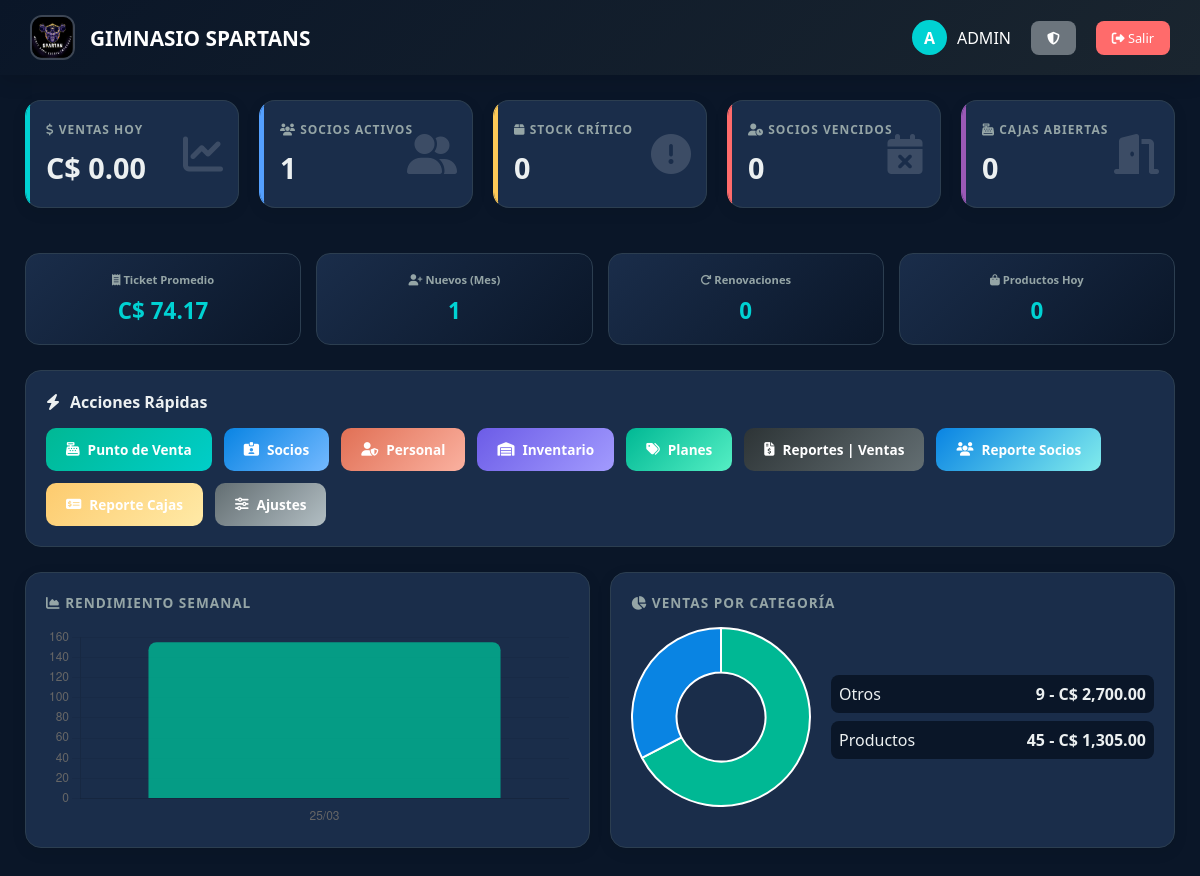
/views/dashboard.php (signed in), run on the app's committed database.
### tables this page shows
CREATE TABLE `configuracion` (
  `id` int(11) NOT NULL DEFAULT 1,
  `nombre_gym` varchar(100) DEFAULT 'GYM MA DB',
  `moneda_nombre` varchar(50) DEFAULT 'Córdoba Nicaragüense',
  `moneda_iso` varchar(3) DEFAULT 'NIO',
  `moneda_simbolo` varchar(5) DEFAULT 'C$',
  `tipo_cambio_bcn` decimal(10,4) DEFAULT 36.6243,
  `ultima_actualizacion` timestamp NOT NULL DEFAULT current_timestamp() ON UPDATE current_timestamp(),
  `direccion_gym` text DEFAULT NULL,
  `telefono_gym` varchar(20) DEFAULT NULL,
  `logo_ruta` varchar(255) DEFAULT 'logo_default.png',
  `tema` varchar(20) DEFAULT 'default',
  PRIMARY KEY (`id`)
);

### config/AppConfig.php (called while the page is built, shortened)
<?php
class AppConfig {
    private $conn;
    private $table_name = "configuracion";
    public function __construct($db) {
        $this->conn = $db;
    }
    private function asegurarColumnaTema() {
        try {
            $this->conn->exec("ALTER TABLE configuracion ADD COLUMN tema VARCHAR(20) DEFAULT 'default'");
        } catch (PDOException $e) {}
    }
    public function obtenerConfig() {
        $query = "SELECT * FROM " . $this->table_name . " WHERE id = 1 LIMIT 1";
        $stmt = $this->conn->prepare($query);
        $stmt->execute();
        $this->config_cache = $stmt->fetch(PDO::FETCH_ASSOC);
        return $this->config_cache;
    }
}

### classes/Reporte.php (called while the page is built, shortened)
<?php
class Reporte {
    private $db;
    public function __construct($db) {
        $this->db = $db;
    }
    public function getEstadisticasDashboard() {
        $stats = [];
        $stats['total_socios'] = $this->db->query("SELECT COUNT(*) as c FROM socios")->fetch(PDO::FETCH_ASSOC)['c'] ?? 0;
        $stats['socios_activos'] = $this->db->query("SELECT COUNT(*) as c FROM socios WHERE estado = 'ACTIVO'")->fetch(PDO::FETCH_ASSOC)['c'] ?? 0;
        $stats['socios_vencidos'] = $this->db->query("SELECT COUNT(*) as c FROM socios WHERE estado = 'ACTIVO' AND fecha_vencimiento < CURDATE()")->fetch(PDO::FETCH_ASSOC)['c'] ?? 0;
        $stats['ventas_hoy'] = $this->db->query("SELECT COALESCE(SUM(monto_total), 0) as t FROM ventas WHERE DATE(fecha_venta) = CURDATE() AND estado != 'ANULADO'")->fetch(PDO::FETCH_ASSOC)['t'] ?? 0;
        $stats['ventas_semana'] = $this->db->query("SELECT COALESCE(SUM(monto_total), 0) as t FROM ventas WHERE fecha_venta >= DATE_SUB(CURDATE(), INTERVAL 7 DAY) AND estado != 'ANULADO'")->fetch(PDO::FETCH_ASSOC)['t'] ?? 0;
        $stats['ventas_mes'] = $this->db->query("SELECT COALESCE(SUM(monto_total), 0) as t FROM ventas WHERE MONTH(fecha_venta) = MONTH(CURDATE()) AND YEAR(fecha_venta) = YEAR(CURDATE()) AND estado != 'ANULADO'")->fetch(PDO::FETCH_ASSOC)['t'] ?? 0;
        $stats['productos_stock'] = $this->db->query("SELECT COUNT(*) as c FROM inventario WHERE cantidad > 0")->fetch(PDO::FETCH_ASSOC)['c'] ?? 0;
        $stats['productos_bajo_stock'] = $this->db->query("SELECT COUNT(*) as c FROM inventario WHERE cantidad <= 5")->fetch(PDO::FETCH_ASSOC)['c'] ?? 0;
        $stats['caja_abierta'] = $this->db->query("SELECT COUNT(*) as c FROM cajas WHERE estado = 'ABIERTA'")->fetch(PDO::FETCH_ASSOC)['c'] ?? 0;
        return $stats;
    }
    public function getVentasPorCategoria() {
        $sql = "SELECT
                    CASE
                        WHEN tipo_item = 'MEMBRESIA' THEN 'Membresías'
                        WHEN tipo_item = 'PRODUCTO' THEN 'Productos'
                        ELSE 'Otros'
                    END as categoria,
                    COUNT(*) as cantidad,
                    SUM(monto_total) as total
                FROM ventas
                WHERE estado != 'ANULADO'
                GROUP BY categoria";
        $stmt = $this->db->prepare($sql);
        $stmt->execute();
        return $stmt->fetchAll(PDO::FETCH_ASSOC);
    }
    public function getMetricasAvanzadas() {
        $metricas = [];
        $metricas['ticket_promedio'] = $this->db->query("
            SELECT COALESCE(AVG(monto_total), 0) as promedio
            FROM ventas
            WHERE estado != 'ANULADO'
        ")->fetch(PDO::FETCH_ASSOC)['promedio'] ?? 0;
        $metricas['ventas_hoy'] = $this->db->query("
            SELECT COUNT(*) as total
            FROM ventas
            WHERE DATE(fecha_venta) = CURDATE() AND estado != 'ANULADO'
        ")->fetch(PDO::FETCH_ASSOC)['total'] ?? 0;
        $metricas['socios_nuevos_mes'] = $this->db->query("
            SELECT COUNT(*) as total
            FROM socios
            WHERE MONTH(fecha_ingreso) = MONTH(CURDATE()) AND YEAR(fecha_ingreso) = YEAR(CURDATE())
        ")->fetch(PDO::FETCH_ASSOC)['total'] ?? 0;
        $metricas['renovaciones_mes'] = $this->db->query("
            SELECT COUNT(*) as total
            FROM socios
            WHERE fecha_renovacion IS NOT NULL
            AND MONTH(fecha_renovacion) = MONTH(CURDATE())
            AND YEAR(fecha_renovacion) = YEAR(CURDATE())
        ")->fetch(PDO::FETCH_ASSOC)['total'] ?? 0;
        $metricas['productos_vendidos_hoy'] = $this->db->query("
            SELECT COALESCE(SUM(cantidad_item), 0) as total
            FROM ventas
            WHERE tipo_item = 'PRODUCTO' AND DATE(fecha_venta) = CURDATE() AND estado != 'ANULADO'
        ")->fetch(PDO::FETCH_ASSOC)['total'] ?? 0;
        return $metricas;
    }
}

### views/dashboard.php (the view, shortened to what this page needs)
<?php
require_once "../config/AppConfig.php";
require_once "../classes/Reporte.php";
$db = (new Database())->getConnection();
$config = (new AppConfig($db))->obtenerConfig();
$reporte = new Reporte($db);
$simbolo = $config['moneda_simbolo'] ?? 'C$';
$stats = $reporte->getEstadisticasDashboard();
$ventasCategoria = $reporte->getVentasPorCategoria();
$metricas = $reporte->getMetricasAvanzadas();
$q = $db->query("SELECT DATE(fecha_venta) as f, SUM(monto_total) as t FROM ventas
                 WHERE estado != 'ANULADO' AND fecha_venta >= DATE_SUB(CURDATE(), INTERVAL 7 DAY)
                 GROUP BY DATE(fecha_venta) ORDER BY f ASC");
$graf = $q->fetchAll(PDO::FETCH_ASSOC);
$fechasJs = []; $totalesJs = [];
foreach($graf as $d) {
    $fechasJs[] = date('d/m', strtotime($d['f']));
    $totalesJs[] = (float)$d['t'];
}
?>
<!DOCTYPE html>
<html lang="es">
<head>
    <link rel="stylesheet" href="../public/css/estilos.css">
    <link rel="stylesheet" href="https://cdnjs.cloudflare.com/ajax/libs/font-awesome/6.4.0/css/all.min.css">
</head>
<body>
    <header class="main-header">
        <div class="logo-section">
            <img src="../public/img/<?php echo $config['logo_ruta']; ?>" alt="Logo">
            <h1><?php echo $config['nombre_gym']; ?></h1>
        </div>
        <div class="user-section">
            <div class="user-info">
                <div class="user-avatar"><?php echo strtoupper(substr($_SESSION['usuario'], 0, 1)); ?></div>
                <span><?php echo strtoupper($_SESSION['usuario']); ?></span>
            </div>
            <a href="configurar_2fa.php" class="btn-logout" style="background: #6c757d;" title="Configurar 2FA">
                <i class="fas fa-shield-halved"></i>
            </a>
            <a href="logout.php" class="btn-logout"><i class="fas fa-sign-out-alt"></i> Salir</a>
        </div>
    </header>
    <div class="dashboard-container">
        <div class="stats-grid">
            <a href="admin/reportes.php" class="stat-card stat-ventas">
                <h4><i class="fas fa-dollar-sign"></i> Ventas Hoy</h4>
                <div class="value"><?php echo $config['moneda_simbolo']; ?> <?php echo number_format($stats['ventas_hoy'], 2); ?></div>
                <i class="fas fa-chart-line icon"></i>
            </a>
            <a href="admin/reporte_socios.php" class="stat-card stat-socios">
                <h4><i class="fas fa-users"></i> Socios Activos</h4>
                <div class="value"><?php echo $stats['socios_activos']; ?></div>
                <i class="fas fa-user-friends icon"></i>
            </a>
            <a href="admin/gestion_inventario.php" class="stat-card stat-stock">
                <h4><i class="fas fa-box"></i> Stock Crítico</h4>
                <div class="value"><?php echo $stats['productos_bajo_stock']; ?></div>
                <i class="fas fa-exclamation-circle icon"></i>
            </a>
            <a href="admin/reporte_socios.php" class="stat-card stat-vencidos">
                <h4><i class="fas fa-user-clock"></i> Socios Vencidos</h4>
                <div class="value"><?php echo $stats['socios_vencidos']; ?></div>
                <i class="fas fa-calendar-times icon"></i>
            </a>
            <a href="admin/reporte_cajas.php" class="stat-card stat-cajas">
                <h4><i class="fas fa-cash-register"></i> Cajas Abiertas</h4>
                <div class="value"><?php echo $stats['caja_abierta']; ?></div>
                <i class="fas fa-door-open icon"></i>
            </a>
        </div>
        <div class="metricas-grid">
            <div class="metrica-card">
                <h4><i class="fas fa-receipt"></i> Ticket Promedio</h4>
                <div class="value"><?php echo $config['moneda_simbolo']; ?> <?php echo number_format($metricas['ticket_promedio'], 2); ?></div>
            </div>
            <div class="metrica-card">
                <h4><i class="fas fa-user-plus"></i> Nuevos (Mes)</h4>
                <div class="value"><?php echo $metricas['socios_nuevos_mes']; ?></div>
            </div>
            <div class="metrica-card">
                <h4><i class="fas fa-redo"></i> Renovaciones</h4>
                <div class="value"><?php echo $metricas['renovaciones_mes']; ?></div>
            </div>
            <div class="metrica-card">
                <h4><i class="fas fa-shopping-bag"></i> Productos Hoy</h4>
                <div class="value"><?php echo $metricas['productos_vendidos_hoy']; ?></div>
            </div>
        </div>
        <div class="actions-section">
            <h3><i class="fas fa-bolt"></i> Acciones Rápidas</h3>
            <div class="actions-grid">
                <a href="caja/punto_venta.php" class="btn-accion" style="background: linear-gradient(135deg, #00b894 0%, #00cec9 100%);">
                    <i class="fas fa-cash-register"></i> Punto de Venta
                </a>
                <a href="caja/registro_socios.php" class="btn-accion" style="background: linear-gradient(135deg, #0984e3 0%, #74b9ff 100%);">
                    <i class="fas fa-id-card-alt"></i> Socios
                </a>
                <?php if ($_SESSION['rol'] === 'ADMIN'): ?>
                <a href="admin/gestion_usuarios.php" class="btn-accion" style="background: linear-gradient(135deg, #e17055 0%, #fab1a0 100%);">
                    <i class="fas fa-user-shield"></i> Personal
                </a>
                <a href="admin/gestion_inventario.php" class="btn-accion" style="background: linear-gradient(135deg, #6c5ce7 0%, #a29bfe 100%);">
                    <i class="fas fa-warehouse"></i> Inventario
                </a>
                <a href="admin/gestion_planes.php" class="btn-accion" style="background: linear-gradient(135deg, #00b894 0%, #55efc4 100%);">
                    <i class="fas fa-tags"></i> Planes
                </a>
                <a href="admin/reportes.php" class="btn-accion" style="background: linear-gradient(135deg, #2d3436 0%, #636e72 100%);">
                    <i class="fas fa-file-invoice-dollar"></i> Reportes | Ventas
                </a>
                <a href="admin/reporte_socios.php" class="btn-accion" style="background: linear-gradient(135deg, #0984e3 0%, #81ecec 100%);">
                    <i class="fas fa-users"></i> Reporte Socios
                </a>
                <a href="admin/reporte_cajas.php" class="btn-accion" style="background: linear-gradient(135deg, #fdcb6e 0%, #ffeaa7 100%); color: #2d3436;">
                    <i class="fas fa-money-check-alt"></i> Reporte Cajas
                </a>
                <a href="admin/configuracion.php" class="btn-accion" style="background: linear-gradient(135deg, #636e72 0%, #b2bec3 100%);">
                    <i class="fas fa-sliders-h"></i> Ajustes
                </a>
                <?php endif; ?>
            </div>
        </div>
        <div class="charts-grid">
            <div class="chart-card">
                <h3><i class="fas fa-chart-area"></i> Rendimiento Semanal</h3>
                <canvas id="grafVentas" style="max-height: 200px;"></canvas>
            </div>
            <?php if(count($ventasCategoria) > 0): ?>
            <div class="chart-card">
                <h3><i class="fas fa-chart-pie"></i> Ventas por Categoría</h3>
                <div style="display: flex; align-items: center; gap: 20px;">
                    <canvas id="grafCategoria" style="max-height: 180px; max-width: 180px;"></canvas>
                    <div style="flex: 1;">
                        <?php foreach($ventasCategoria as $c): ?>
                        <div style="margin: 8px 0; padding: 8px; background: var(--bg-body); border-radius: 8px; display: flex; justify-content: space-between;">
                            <span><?php echo $c['categoria']; ?></span>
                            <strong><?php echo $c['cantidad']; ?> - <?php echo $simbolo; ?> <?php echo number_format($c['total'], 2); ?></strong>
                        </div>
                        <?php endforeach; ?>
                    </div>
                </div>
            </div>
            <?php endif; ?>
        </div>
    </div>
    <script>
        new Chart(document.getElementById('grafVentas').getContext('2d'), {
            type: 'bar',
            data: {
                labels: <?php echo json_encode($fechasJs); ?>,
                datasets: [{
                    label: 'Ingresos',
                    data: <?php echo json_encode($totalesJs); ?>,
                    backgroundColor: 'rgba(0, 184, 148, 0.8)',
                    borderRadius: 8
                }]
            },
            options: {
                responsive: true,
                plugins: { legend: { display: false } },
                scales: {
                    y: { beginAtZero: true, grid: { color: 'rgba(0,0,0,0.05)' } },
                    x: { grid: { display: false } }
                }
            }
        });
        <?php if(count($ventasCategoria) > 0): ?>
        new Chart(document.getElementById('grafCategoria').getContext('2d'), {
            type: 'doughnut',
            data: {
                labels: <?php echo json_encode(array_column($ventasCategoria, 'categoria')); ?>,
                datasets: [{
                    data: <?php echo json_encode(array_column($ventasCategoria, 'total')); ?>,
                    backgroundColor: ['#00b894', '#0984e3', '#fdcb6e', '#6c5ce7']
                }]
            },
            options: {
                responsive: true,
                plugins: { legend: { display: false } }
            }
        });
        <?php endif; ?>
    </script>
</body>
</html>

### data on the page
configuracion: logo_ruta (picture), nombre_gym "GIMNASIO SPARTANS", moneda_simbolo "C$"

### other printed values
substr($_SESSION['usuario'], 0, 1) "A"
$_SESSION['usuario'] "ADMIN"
$stats['ventas_hoy'] "0.00"
$stats['socios_activos'] "1"
$stats['productos_bajo_stock'] "0"
$stats['socios_vencidos'] "0"
$stats['caja_abierta'] "0"
$metricas['ticket_promedio'] "74.17"
$metricas['socios_nuevos_mes'] "1"
$metricas['renovaciones_mes'] "0"
$metricas['productos_vendidos_hoy'] "0"
$c['categoria'] "Otros"
$c['cantidad'] "9"
$c['total'] "2,700.00"
$c['categoria'] "Productos"
